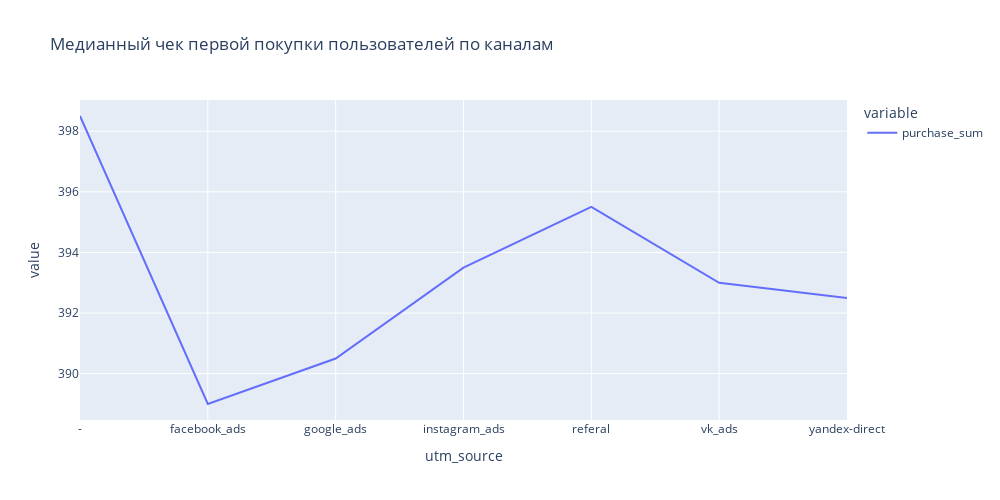

Here is the notebook cell this chart was saved with:
### Code cell
# строим график медианного чека первой покуаки по каналам
mdn=px.line(
    data_frame=first_purchase_median,
    x='utm_source',
    y=['purchase_sum'],
    height=500,
    width=1000,
    title='Медианный чек первой покупки пользователей по каналам'
)
mdn.show()

### Figure 1 — Plotly figure (JSON) as saved in the notebook; plotly's stock layout.template omitted (floating-point values rounded to 4 significant figures)
{"data": [{"hovertemplate": "variable=purchase_sum<br>utm_source=%{x}<br>value=%{y}<extra></extra>", "legendgroup": "purchase_sum", "line": {"color": "#636efa", "dash": "solid"}, "marker": {"symbol": "circle"}, "mode": "lines", "name": "purchase_sum", "orientation": "v", "showlegend": true, "type": "scatter", "x": ["-", "facebook_ads", "google_ads", "instagram_ads", "referal", "vk_ads", "yandex-direct"], "xaxis": "x", "y": [398.5, 389, 390.5, 393.5, 395.5, 393, 392.5], "yaxis": "y"}], "layout": {"height": 500, "legend": {"title": {"text": "variable"}, "tracegroupgap": 0}, "title": {"text": "Медианный чек первой покупки пользователей по каналам"}, "width": 1000, "xaxis": {"anchor": "y", "domain": [0, 1], "title": {"text": "utm_source"}}, "yaxis": {"anchor": "x", "domain": [0, 1], "title": {"text": "value"}}}}
